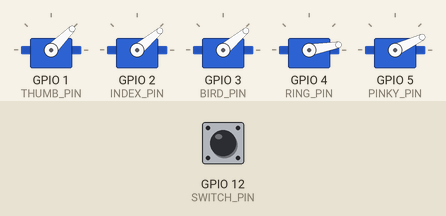
Simulated run of this sketch. Board: ESP32. Shown: 5 × servo. The test bench sets the inputs (shaded band); at power-on: GPIO 12 (SWITCH_PIN) LOW.

Above: at 1.7 s.
1.8 s: GPIO 12 (SWITCH_PIN) pulled HIGH for 0.15 s
At 1.95 s:
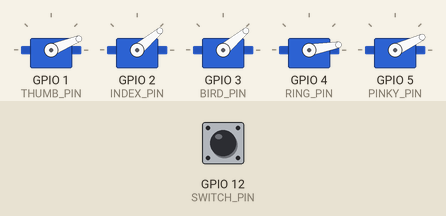
At 5.8 s:
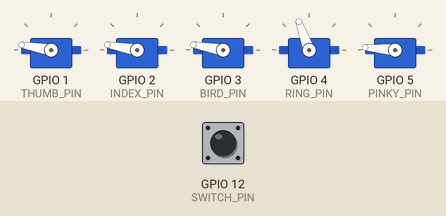
12.7 s: GPIO 12 (SWITCH_PIN) pulled HIGH for 3.2 s
At 15.09 s:
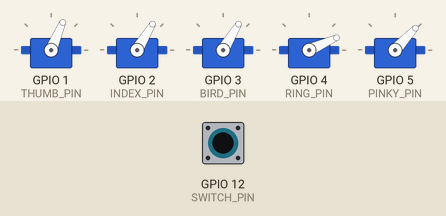
Timing chart, 0 to 24.9 s (numbered marks = the images above; inputs shaded):
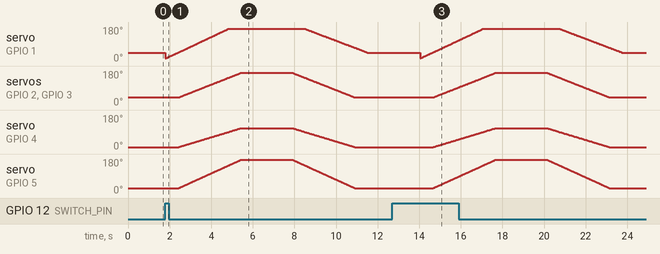

Measured:
- after the input at 1.8 s, servo on GPIO 2 (INDEX_PIN), servo on GPIO 3 (BIRD_PIN): rises from 40° to 170° in 3.0 s, then falls to 40° in 5.5 s; servo on GPIO 4 (RING_PIN): rises from 10° to 110° in 3.0 s, then falls to 10° in 5.5 s; servo on GPIO 5 (PINKY_PIN): rises from 25° to 175° in 3.0 s, then falls to 25° in 5.5 s
- after the input at 12.7 s, servo on GPIO 2 (INDEX_PIN), servo on GPIO 3 (BIRD_PIN): rises from 40° to 170° in 3.0 s, then falls to 40° in 5.5 s; servo on GPIO 4 (RING_PIN): rises from 10° to 110° in 3.0 s, then falls to 10° in 5.5 s; servo on GPIO 5 (PINKY_PIN): rises from 25° to 175° in 3.0 s, then falls to 25° in 5.5 s

The sketch:

Finger_Servo.ino
```cpp
#include <Servo.h>
// Servos
Servo thumb;
Servo index;
Servo bird;
Servo ring;
Servo pinky;

// PINS FOR SERVOS
#define THUMB_PIN 1
#define INDEX_PIN 2
#define BIRD_PIN 3
#define RING_PIN 4
#define PINKY_PIN 5
#define SWITCH_PIN 12

// MAX VALUES FOR SERVOS
#define SERVO_MAX 180
#define THUMB_MAX 170
#define INDEX_MAX 170
#define BIRD_MAX 170
#define RING_MAX 110
#define PINKY_MAX 175

// MIN VALUES FOR SERVOS
#define SERVO_MIN 0
#define THUMB_MIN 45
#define INDEX_MIN 40
#define BIRD_MIN 40
#define RING_MIN 10
#define PINKY_MIN 25

// OTHER VALUES
#define OFFSET 30
#define DIFF_PORTION .2

// DELAYS
#define SAMPLE_NUM 1000
#define SAMPLE_DELAY 2
#define MOVE_DELAY 20

/*
 * Set up the environment
 */
void setup(){
  //Sets up the Servo Pins
  pinMode(SWITCH_PIN, INPUT);
  pinMode(THUMB_PIN, OUTPUT);
  pinMode(INDEX_PIN, OUTPUT);
  pinMode(BIRD_PIN, OUTPUT);
  pinMode(RING_PIN, OUTPUT);
  pinMode(PINKY_PIN, OUTPUT);
  //Assigns each servo to a pin
  thumb.attach(THUMB_PIN);
  index.attach(INDEX_PIN);
  bird.attach(BIRD_PIN);
  ring.attach(RING_PIN);
  pinky.attach(PINKY_PIN);
  thumb.write(THUMB_MIN);
  //Moving each servo to their default positions
  thumb.write(THUMB_MIN);
  index.write(INDEX_MIN);
  bird.write(BIRD_MIN);
  ring.write(RING_MIN);
  pinky.write(PINKY_MIN);
  //Pauses movement for .5 seconds
  delay(500);
}

/**
 * Opens the hand at a moderate pace
 */
void openHand(){
   for(int i = SERVO_MIN; i <= SERVO_MAX; ++i){
    if (i <= SERVO_MAX - OFFSET)    // moves the thumb for the first 150 cycles
      thumb.write(map(i, SERVO_MIN + OFFSET, SERVO_MAX - OFFSET, THUMB_MIN, THUMB_MAX));
    if (i >= SERVO_MIN + OFFSET) {    // moves the other fingers for the last 150 cycles
      index.write(map(i, SERVO_MIN + OFFSET, SERVO_MAX, INDEX_MIN, INDEX_MAX));
      bird.write(map(i, SERVO_MIN + OFFSET, SERVO_MAX, BIRD_MIN, BIRD_MAX));
      ring.write(map(i, SERVO_MIN + OFFSET, SERVO_MAX, RING_MIN, RING_MAX));
      pinky.write(map(i, SERVO_MIN + OFFSET, SERVO_MAX, PINKY_MIN, PINKY_MAX));
    }
    delay(MOVE_DELAY); // in milliseconds
  }
}

/**
 * Closes the hand at a moderate pace.
 */
void closeHand() {
  for(int i = SERVO_MAX; i >= SERVO_MIN; --i){
    if (i <= SERVO_MAX - OFFSET)    // moves the thumb for the last 150 cycles
      thumb.write(map(i, SERVO_MIN, SERVO_MAX - OFFSET, THUMB_MIN, THUMB_MAX));
    if (i >= SERVO_MIN + OFFSET) {    // moves the other fingers for the first 150 cycles
      index.write(map(i, SERVO_MIN + OFFSET, SERVO_MAX, INDEX_MIN, INDEX_MAX));
      bird.write(map(i, SERVO_MIN + OFFSET, SERVO_MAX, BIRD_MIN, BIRD_MAX));
      ring.write(map(i, SERVO_MIN + OFFSET, SERVO_MAX, RING_MIN, RING_MAX));
      pinky.write(map(i, SERVO_MIN + OFFSET, SERVO_MAX, PINKY_MIN, PINKY_MAX));
    }
    delay(MOVE_DELAY); // in milliseconds
  }
}

/*
 * Loops through the hand functions
 */
void loop() {
   while (digitalRead(SWITCH_PIN) == HIGH) {
    openHand();
    delay(2500);
    closeHand();
    delay(2500);
  }
}
```
